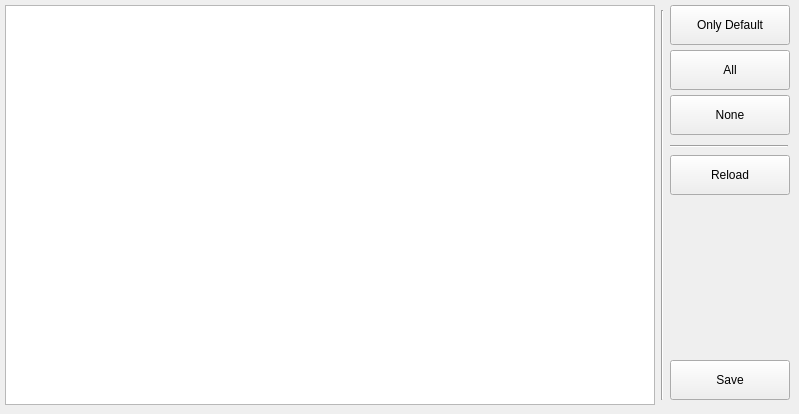
      <widget class="QWidget" name="tab_music">
       <attribute name="icon">
        <iconset resource="../images/images.qrc">
         <normaloff>:/music.png</normaloff>:/music.png</iconset>
       </attribute>
       <attribute name="title">
        <string>Music</string>
       </attribute>
       <widget class="QListView" name="musicView">
        <property name="geometry">
         <rect>
          <x>5</x>
          <y>5</y>
          <width>650</width>
          <height>400</height>
         </rect>
        </property>
        <property name="alternatingRowColors">
         <bool>true</bool>
        </property>
       </widget>
       <widget class="QPushButton" name="musicDefault">
        <property name="geometry">
         <rect>
          <x>670</x>
          <y>5</y>
          <width>120</width>
          <height>40</height>
         </rect>
        </property>
        <property name="text">
         <string>Only Default</string>
        </property>
       </widget>
       <widget class="QPushButton" name="musicAll">
        <property name="geometry">
         <rect>
          <x>670</x>
          <y>50</y>
          <width>120</width>
          <height>40</height>
         </rect>
        </property>
        <property name="text">
         <string>All</string>
        </property>
       </widget>
       <widget class="QPushButton" name="musicNone">
        <property name="geometry">
         <rect>
          <x>670</x>
          <y>95</y>
          <width>120</width>
          <height>40</height>
         </rect>
        </property>
        <property name="text">
         <string>None</string>
        </property>
       </widget>
       <widget class="Line" name="line_2">
        <property name="geometry">
         <rect>
          <x>660</x>
          <y>10</y>
          <width>5</width>
          <height>390</height>
         </rect>
        </property>
        <property name="orientation">
         <enum>Qt::Vertical</enum>
        </property>
       </widget>
       <widget class="Line" name="line_3">
        <property name="geometry">
         <rect>
          <x>670</x>
          <y>145</y>
          <width>118</width>
          <height>3</height>
         </rect>
        </property>
        <property name="orientation">
         <enum>Qt::Horizontal</enum>
        </property>
       </widget>
       <widget class="QPushButton" name="musicSave">
        <property name="geometry">
         <rect>
          <x>670</x>
          <y>360</y>
          <width>120</width>
          <height>40</height>
         </rect>
        </property>
        <property name="text">
         <string>Save</string>
        </property>
       </widget>
       <widget class="QPushButton" name="musicReload">
        <property name="geometry">
         <rect>
          <x>670</x>
          <y>155</y>
          <width>120</width>
          <height>40</height>
         </rect>
        </property>
        <property name="text">
         <string>Reload</string>
        </property>
       </widget>
      </widget>
